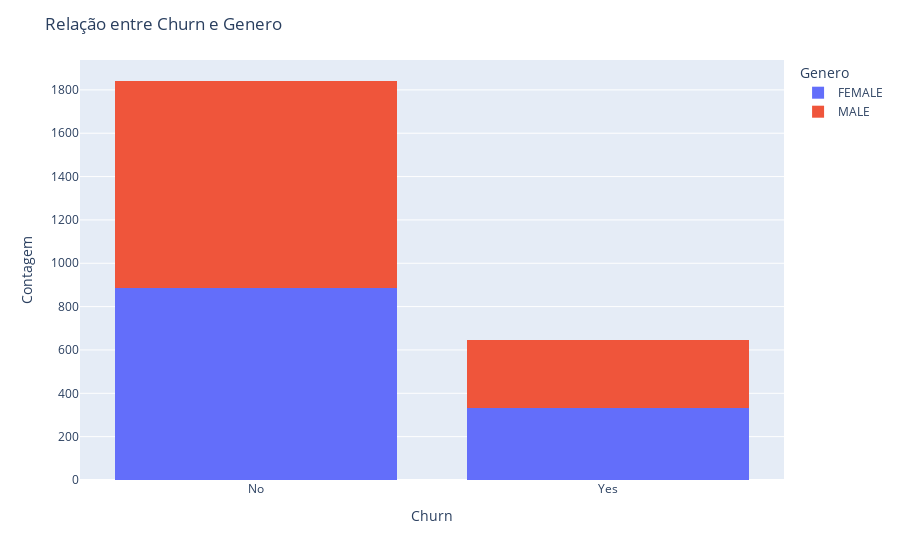

Write notebook code for a chart like this one.
### Code cell
df.head(10)
# Genero x Churn
fig = px.histogram(df, x='Churn', color='Genero', barmode='stack')
fig.update_layout(title='Relação entre Churn e Genero',
                  xaxis_title='Churn',
                  yaxis_title='Contagem',
                  legend_title='Genero')
fig.show()
# Equilíbrio de valores

### Figure 1 — Plotly figure (JSON) as saved in the notebook; plotly's stock layout.template omitted (floating-point values rounded to 4 significant figures; data arrays with more than 128 entries replaced by an {"elided": "..."} marker saying what was removed)
{"data": [{"alignmentgroup": "True", "bingroup": "x", "hovertemplate": "Genero=FEMALE<br>Churn=%{x}<br>count=%{y}<extra></extra>", "legendgroup": "FEMALE", "marker": {"color": "#636efa", "pattern": {"shape": ""}}, "name": "FEMALE", "offsetgroup": "FEMALE", "orientation": "v", "showlegend": true, "type": "histogram", "x": {"elided": "1219 str values"}, "xaxis": "x", "yaxis": "y"}, {"alignmentgroup": "True", "bingroup": "x", "hovertemplate": "Genero=MALE<br>Churn=%{x}<br>count=%{y}<extra></extra>", "legendgroup": "MALE", "marker": {"color": "#EF553B", "pattern": {"shape": ""}}, "name": "MALE", "offsetgroup": "MALE", "orientation": "v", "showlegend": true, "type": "histogram", "x": {"elided": "1269 str values"}, "xaxis": "x", "yaxis": "y"}], "layout": {"autosize": true, "barmode": "stack", "legend": {"title": {"text": "Genero"}, "tracegroupgap": 0}, "margin": {"t": 60}, "title": {"text": "Relação entre Churn e Genero"}, "xaxis": {"anchor": "y", "autorange": true, "domain": [0, 1], "range": [-0.5, 1.5], "title": {"text": "Churn"}, "type": "category"}, "yaxis": {"anchor": "x", "autorange": true, "domain": [0, 1], "range": [0, 1938.0], "title": {"text": "Contagem"}}}}
